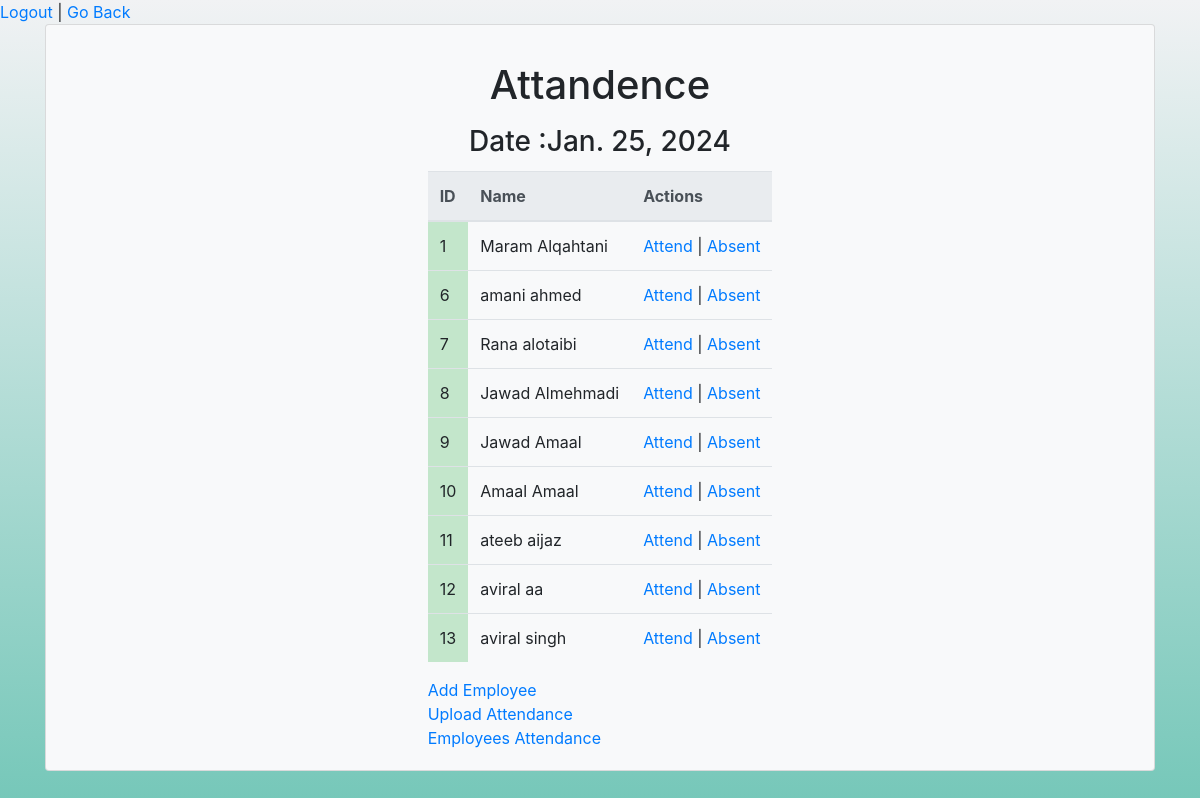
/attandence, run on the app's committed database.
### employee_app/models.py (models this page shows)
class User(models.Model):
    first_name = models.CharField(max_length=45)
    last_name = models.CharField(max_length=45)
    birthday = models.DateField(default=datetime.now())
    position = models.BooleanField(default=False)
    total_salary = models.FloatField(default=0)
    email = models.CharField(max_length=255)
    user_name = models.CharField(max_length=50)
    password = models.CharField(max_length=255)
    created_at = models.DateTimeField(auto_now_add=True)
    updated_at = models.DateTimeField(auto_now=True)
    objects = UserManager()
    department =models.ForeignKey(Department, related_name="users",on_delete=models.CASCADE,null=True)

### employee_app/views.py (the view)
# urls.py: path('attandence',views.attandence),
def attandence(request):
        context = {
            'emp' : User.objects.all(),
            'date':date.today()
        }
        return render(request, "attandance.html", context)

### employee_app/templates/attandance.html (shortened to what this page needs)
<!DOCTYPE html>
<html lang="en">
<head>
    {% load static %}
    <link rel="stylesheet" href="https://maxcdn.bootstrapcdn.com/bootstrap/4.0.0/css/bootstrap.min.css">
    <link rel="stylesheet" type="text/css" href="{% static 'css/style.css' %}">
</head>
<body>
    <a href="/logout"> Logout </a>| <a href="/login"> Go Back </a>
    <div class="container">
        <div class="card bg-light">
            <div class="card-body mx-auto" style="max-width: 1000px;">
            <div>
                <h1 class="card-title mt-3 text-center">Attandence</h1>
                <h3 class="card-title mt-3 text-center" >Date :{{ date }}</h3>
                <table class="table">
                    <thead class="thead-light">
                        <th>ID</th>
                        <th>Name</th>
                        <th>Actions</th>
                    </thead>
                    <tbody>
                    {% for i in emp %}
                    <tr>
                        <td class="table-success">{{ i.id }}</td>
                        <td>{{ i.first_name }} {{ i.last_name}}</td>
                        <td>
                            <a href="/attandence/{{i.id}}/attended">Attend</a> | <a href="/attandence/{{i.id}}/absent">Absent</a>
                        </td>
                    </tr>
                    {% endfor %}
                    </tbody>
                </table>
            </div>
            <div>
                <a href="/add_emp">Add Employee</a>
            </div>
            <div>
                <a href="/upload">Upload Attendance</a>
            </div>
            <div>
                <a href="/add_attendanc">Employees Attendance</a>
            </div>
        </div>
    </div>
</body>

### employee_app/static/css/style.css (style rules this page uses)
body { height: 100%; background-image: linear-gradient(to top, #63C1B0,#f1f2f4); }
.container { height: 900px; }

### data on the page
User: id "1", first_name "Maram", last_name "Alqahtani"
User: id "6", first_name "amani", last_name "ahmed"
User: id "7", first_name "Rana", last_name "alotaibi"
User: id "8", first_name "Jawad", last_name "Almehmadi"
User: id "9", first_name "Jawad", last_name "Amaal"
User: id "10", first_name "Amaal", last_name "Amaal"
User: id "11", first_name "ateeb", last_name "aijaz"
User: id "12", first_name "aviral", last_name "aa"
User: id "13", first_name "aviral", last_name "singh"
